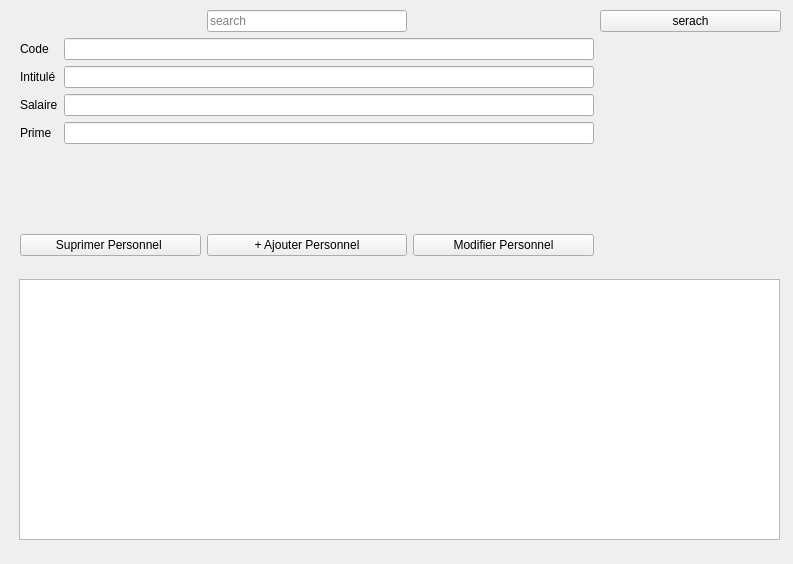
<?xml version="1.0" encoding="UTF-8"?>
<ui version="4.0">
 <class>Profession</class>
 <widget class="QMainWindow" name="Profession">
  <property name="geometry">
   <rect>
    <x>0</x>
    <y>0</y>
    <width>793</width>
    <height>564</height>
   </rect>
  </property>
  <property name="windowTitle">
   <string>MainWindow</string>
  </property>
  <widget class="QWidget" name="centralwidget">
   <widget class="QWidget" name="layoutWidget">
    <property name="geometry">
     <rect>
      <x>20</x>
      <y>10</y>
      <width>761</width>
      <height>246</height>
     </rect>
    </property>
    <layout class="QGridLayout" name="gridLayout_3">
     <item row="3" column="0">
      <widget class="QPushButton" name="remove_per">
       <property name="text">
        <string>Suprimer Personnel </string>
       </property>
      </widget>
     </item>
     <item row="3" column="1">
      <widget class="QPushButton" name="add_per">
       <property name="text">
        <string>+ Ajouter Personnel</string>
       </property>
      </widget>
     </item>
     <item row="0" column="3">
      <widget class="QPushButton" name="serche_col">
       <property name="text">
        <string>serach</string>
       </property>
       <property name="icon">
        <iconset>
         <normaloff>../.designer/.designer/.designer/backup/ressource/menu/magnifying-glass.png</normaloff>../.designer/.designer/.designer/backup/ressource/menu/magnifying-glass.png</iconset>
       </property>
      </widget>
     </item>
     <item row="3" column="2">
      <widget class="QPushButton" name="modifie_per">
       <property name="text">
        <string>Modifier Personnel</string>
       </property>
      </widget>
     </item>
     <item row="0" column="1">
      <widget class="QLineEdit" name="search_input">
       <property name="maximumSize">
        <size>
         <width>200</width>
         <height>100</height>
        </size>
       </property>
       <property name="placeholderText">
        <string>search</string>
       </property>
      </widget>
     </item>
     <item row="1" column="0" rowspan="2" colspan="3">
      <layout class="QFormLayout" name="formLayout">
       <item row="0" column="0">
        <widget class="QLabel" name="cNILabel">
         <property name="text">
          <string>Code</string>
         </property>
        </widget>
       </item>
       <item row="1" column="0">
        <widget class="QLabel" name="intitule">
         <property name="text">
          <string>Intitulé</string>
         </property>
        </widget>
       </item>
       <item row="1" column="1">
        <widget class="QLineEdit" name="intituleLineEdit">
         <property name="echoMode">
          <enum>QLineEdit::Normal</enum>
         </property>
        </widget>
       </item>
       <item row="2" column="0">
        <widget class="QLabel" name="adresseLabel">
         <property name="text">
          <string>Salaire</string>
         </property>
        </widget>
       </item>
       <item row="2" column="1">
        <widget class="QLineEdit" name="salaireLineEdit">
         <property name="echoMode">
          <enum>QLineEdit::Normal</enum>
         </property>
        </widget>
       </item>
       <item row="3" column="0">
        <widget class="QLabel" name="prime">
         <property name="text">
          <string>Prime</string>
         </property>
        </widget>
       </item>
       <item row="3" column="1">
        <widget class="QLineEdit" name="primeLineEdit">
         <property name="echoMode">
          <enum>QLineEdit::Normal</enum>
         </property>
        </widget>
       </item>
       <item row="0" column="1">
        <widget class="QLineEdit" name="codeLineEdit"/>
       </item>
      </layout>
     </item>
    </layout>
   </widget>
   <widget class="QWidget" name="verticalLayoutWidget">
    <property name="geometry">
     <rect>
      <x>19</x>
      <y>279</y>
      <width>761</width>
      <height>261</height>
     </rect>
    </property>
    <layout class="QVBoxLayout" name="verticalLayout">
     <item>
      <widget class="QTableView" name="tableView"/>
     </item>
    </layout>
   </widget>
  </widget>
 </widget>
 <resources/>
 <connections/>
</ui>
